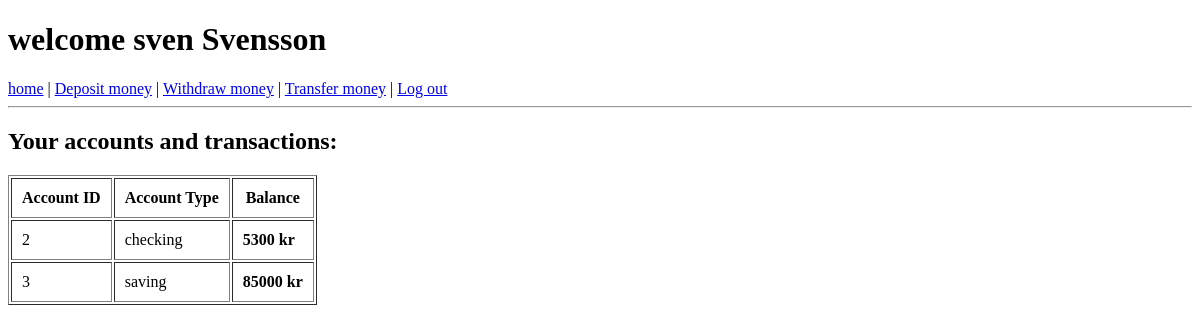
Before: /dashboard (signed in) with the older database file.
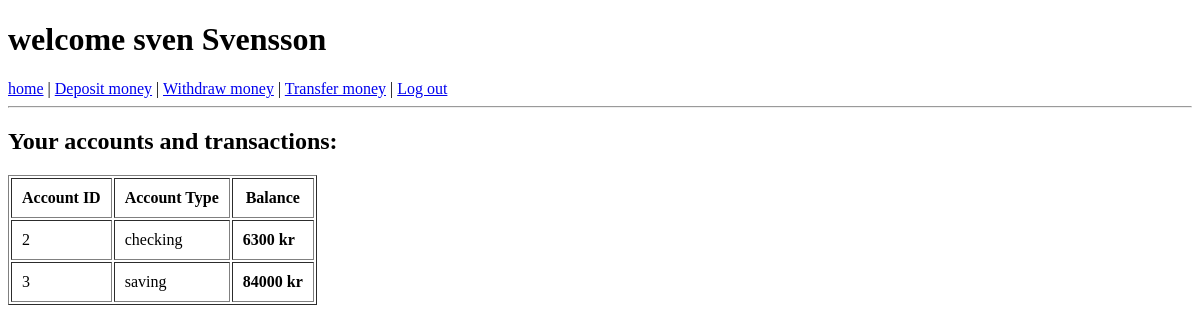
After: the same page with the newer database file.
### tables this page shows
CREATE TABLE accounts (
    id integer primary key autoincrement,
    user_id integer not null references users(id),
    account_type text not null default 'checking',
    balance real not null default 0.0,
    created_at text default (datetime('now'))
);

### SRC/helpers.php (called while the page is built, shortened)
<?php
function e(mixed $value): string
{
    return htmlspecialchars((string)$value, ENT_QUOTES, 'UTF-8');
}
?>

### SRC/AccountRepository.php (called while the page is built, shortened)
<?php
class AccountRepository {
    public function findByUserId(int $user_id): array {
        $stmt = $this->pdo->prepare("select * from accounts where user_id = :user_id");
        $stmt->execute(['user_id' => $user_id]);
        return $stmt->fetchAll();
    }
}

### templates/dashboard.php (the view, shortened to what this page needs)
<!DOCTYPE html>
<html lang="sv">
<head><meta charset="UTF-8"><title>Bankomat - dashboard</title></head>
<body>
<h1>welcome <?php echo e($_SESSION['name']); ?></h1>
<nav>
    <a href="/dashboard">home</a> |
    <a href="/deposit">Deposit money</a> |
    <a href="/withdraw">Withdraw money</a> |
    <a href="/transfer">Transfer money</a> |
    <a href="/logout">Log out</a>
</nav>
<hr>
<h2>Your accounts and transactions:</h2>
<table border="1" cellpadding="10" >
    <tr><th>Account ID</th><th>Account Type</th><th>Balance</th></tr>
    <?php foreach ($accounts as $acc): ?>
    <tr>
        <td><?= e($acc['id'])?></td>
        <td><?= e($acc['account_type'])?></td>
        <td><strong><?= e($acc['balance'])?> kr</strong></td>
    </tr>
    <?php endforeach; ?>
</table>
</body>
</html>

Changed rows visible on the page:
changed accounts "checking": balance "5300" → "6300"
changed accounts "saving": balance "85000" → "84000"
